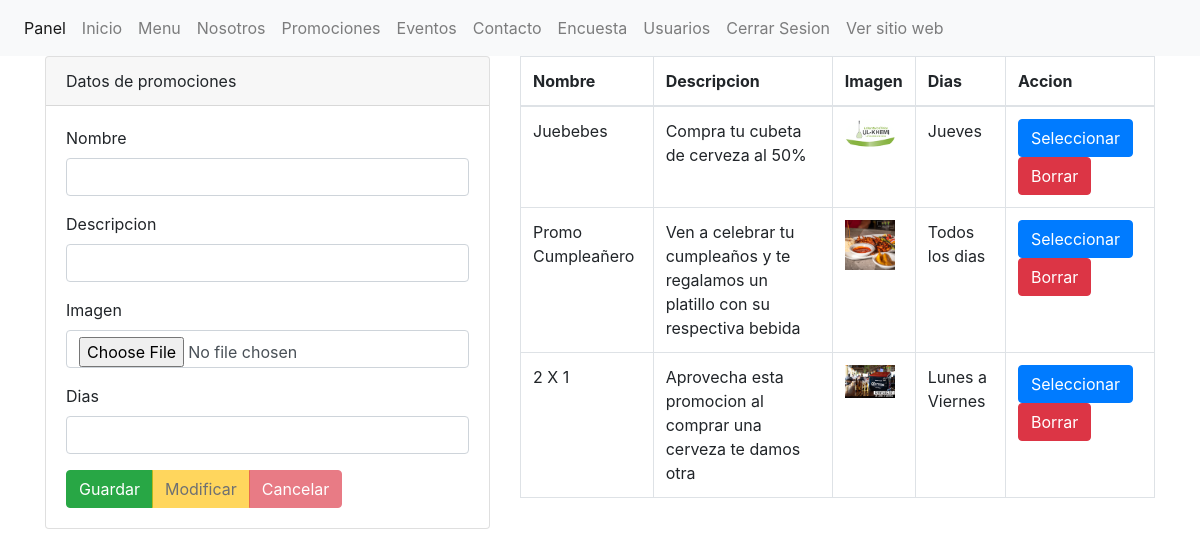
The page /panel/seccion/promociones.php on the database its author committed.
### tables this page shows
CREATE TABLE `promociones` (
  `id` int(11) NOT NULL,
  `nombre` varchar(50) NOT NULL,
  `descripcion` varchar(100) NOT NULL,
  `imagen` varchar(100) NOT NULL,
  `dias` varchar(50) NOT NULL
);

### panel/seccion/promociones.php (the view, shortened to what this page needs)
<?php
include("../template/encabezado.php");
$nombre=(isset($_POST['nombre']))?$_POST['nombre']:"";
$descripcion=(isset($_POST['descripcion']))?$_POST['descripcion']:"";
$dias=(isset($_POST['dias']))?$_POST['dias']:"";
$accion=(isset($_POST['accion']))?$_POST['accion']:"";
include("../config/conexion.php");
        $sentenciaSQL= $conexion->prepare("SELECT * FROM promociones");
        $sentenciaSQL->execute();
        $lista_promociones=$sentenciaSQL->fetchAll(PDO::FETCH_ASSOC);
?>
<div class="col-md-5">
<div class="card">
    <div class="card-header">
       Datos de promociones
    </div>
    <div class="card-body">
    <form id="nuevo" name="nuevo" method="POST" action="" enctype="multipart/form-data" autocomplete="off">
    <div class="form-group">
        <label for="nombre">Nombre</label>
        <input type="text" class="form-control" id="nombre" name="nombre" value="<?php echo $nombre; ?>" />
        </div>
        <div class="form-group">
        <label for="descripcion">Descripcion</label>
        <input type="text" class="form-control" id="descripcion" name="descripcion" value="<?php echo $descripcion; ?>" />
        </div>
        <div class="form-group">
        <label for="imagen">Imagen</label>
        <br/>
        <input type="file" class="form-control" id="imagen" name="imagen"  />
        </div>
        <div class="form-group">
        <label for="categoria">Dias</label>
        <input type="text" class="form-control" id="dias" name="dias" value="<?php echo $dias; ?>" />
        </div>
        <div class="btn-group" role="group" aria-label="">
        <button id="guardar" name="accion" <?php echo($accion=="Seleccionar")?"disabled":""; ?> value="Guardar" type="submit" class="btn btn-success">Guardar</button>
        <button id="modificar" name="accion" <?php echo($accion!="Seleccionar")?"disabled":""; ?> value="Modificar" type="submit" class="btn btn-warning">Modificar</button>
        <button id="cancelar" name="accion" <?php echo($accion!="Seleccionar")?"disabled":""; ?> value="Cancelar" type="submit" class="btn btn-danger">Cancelar</button>
        </div>
	</form>
    </div>
    </div>
</div>
<div class="col-md-7" >
        <table class="table table-bordered" >
            <thead>
                <tr >
                    <th>Nombre</th>
                    <th>Descripcion</th>
                    <th>Imagen</th>
                    <th>Dias</th>
                    <th>Accion</th>
                </tr>
            </thead>
            <tbody>
                <?php foreach($lista_promociones as $promociones){?>
                <tr>
                    <td><?php echo $promociones['nombre']; ?> </td>
                    <td><?php echo $promociones['descripcion']; ?></td>
                    <td>
                        <img src="../../img/<?php echo $promociones['imagen']; ?>" width="50" alt="">
                    </td>
                    <td><?php echo $promociones['dias']; ?></td>
                    <td>
                        <form method="post">
                            <input type="submit" name="accion" value="Seleccionar" class="btn btn-primary" >
                            <input type="submit" name="accion" value="Borrar" class="btn btn-danger" >
                        </form>
                    </td>
                </tr>
                <?php } ?>
            </tbody>
        </table>
</div>
<?php
include("../template/pie.php");
?>

### rows shown on the page
promociones: nombre "Juebebes", descripcion "Compra tu cubeta de cerveza al 50%", imagen (picture), dias "Jueves"
promociones: nombre "Promo Cumpleañero", descripcion "Ven a celebrar tu cumpleaños y te regalamos un platillo con su respectiva bebida", imagen (picture), dias "Todos los dias"
promociones: nombre "2 X 1", descripcion "Aprovecha esta promocion al comprar una cerveza te damos otra", imagen (picture), dias "Lunes a Viernes"
